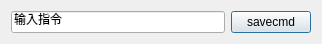
<?xml version="1.0" encoding="UTF-8"?>
<ui version="4.0">
 <class>cmdDialog</class>
 <widget class="QDialog" name="cmdDialog">
  <property name="geometry">
   <rect>
    <x>0</x>
    <y>0</y>
    <width>322</width>
    <height>44</height>
   </rect>
  </property>
  <property name="windowTitle">
   <string>Dialog</string>
  </property>
  <layout class="QHBoxLayout" name="horizontalLayout">
   <item>
    <widget class="QLineEdit" name="cmdEdit">
     <property name="text">
      <string>输入指令</string>
     </property>
    </widget>
   </item>
   <item>
    <widget class="QPushButton" name="closeButton">
     <property name="text">
      <string>savecmd</string>
     </property>
    </widget>
   </item>
  </layout>
 </widget>
 <resources/>
 <connections/>
</ui>
